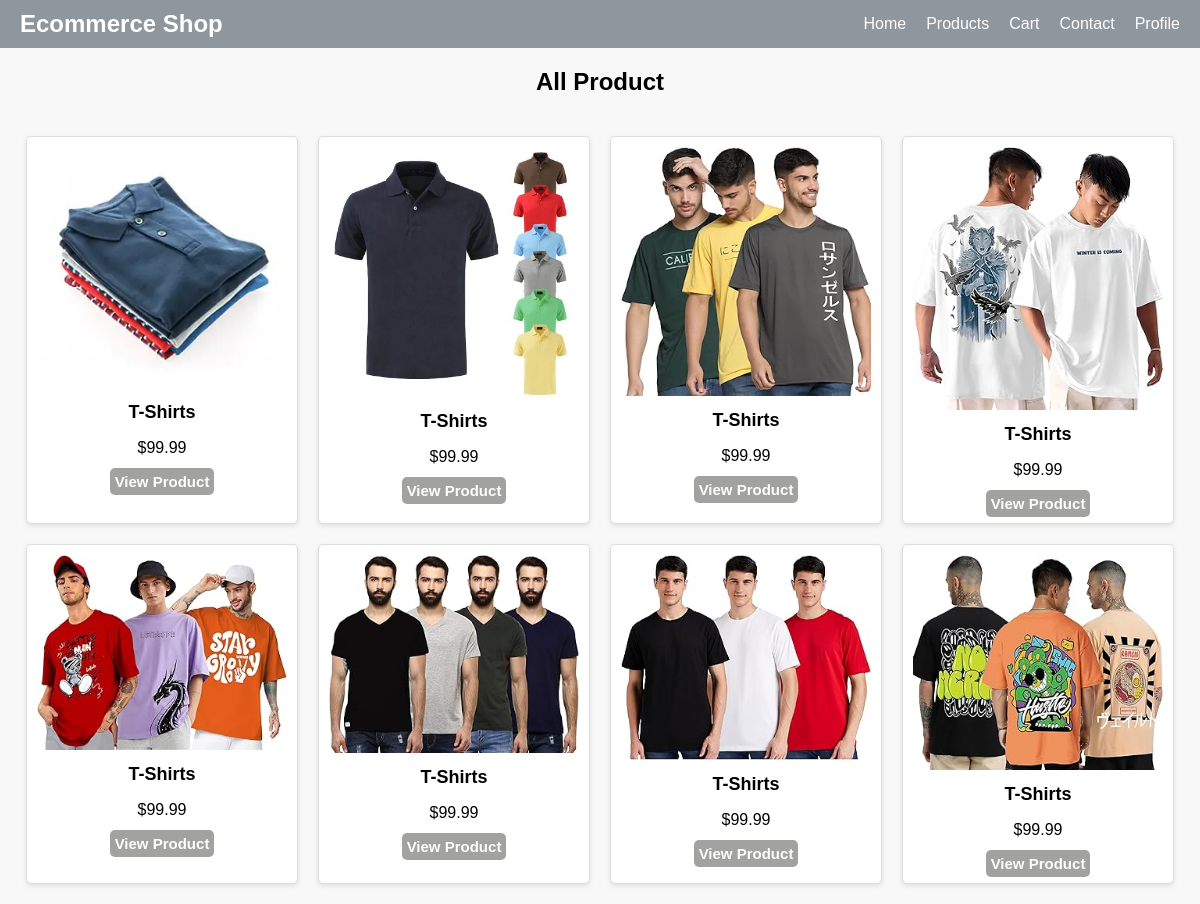
The app's page /categories?categori=T-Shirts with its own data.
### User/models.py (models this page shows)
class Products(models.Model):
    image = models.ImageField(upload_to='images/')
    product = models.CharField(max_length=30)
    price = models.FloatField()
    desc = models.CharField(max_length=300)
    categori = models.CharField(max_length=100)

### User/views.py (the view)
# urls.py: path('categories', Categories),
def Categories(request):
    categori = request.GET.get('categori')
    view = Products.objects.filter(categori=categori)
    print(view)
    return render(request, 'categories.html', {"view": view})

### templates/categories.html (shortened to what this page needs)
<!DOCTYPE html>
{% load static %}
<html lang="en">
<head>
    <link rel="stylesheet" href="{% static 'css/c.css' %}">
    <link rel="stylesheet" href="{% static 'css/all.min.css' %}">
<body>
    <header>
        <div class="logo">
            <h1>Ecommerce Shop</h1>
        </div>
        <nav>
            <ul>
                <li><a href="/">Home</a></li>
                <li><a href="/main">Products</a></li>
                <li><a href="/cart">Cart</a></li>
                <li><a href="#">Contact</a></li>
                <li><a href="/login">Profile </a></li>
            </ul>
        </nav>
    </header>
    <h2 style="text-align: center;">All Product</h2>
    <div class="product-grid">
        {% for i in view %}
        <div class="product-card">
            <img src="media/{{i.image}}"
                alt="Product 1">
            <h3>{{i.product}}</h3>
            <p>${{i.price}}</p>
            <a href="/product?id={{i.id}}" class="btn">View Product</a>
        </div>
        {% endfor %}
    </div>
</body>
</html>

### Static/css/c.css (style rules this page uses)
body { font-family: Arial, sans-serif; margin: 0; padding: 0; box-sizing: border-box; background-color: #f8f8f8; }
header { display: flex; justify-content: space-between; align-items: center; background-color: #8e969e; color: white; padding: 10px 20px; }
header .logo h1 { margin: 0; }
header nav ul { list-style: none; display: flex; gap: 20px; margin: 0; padding: 0; }
header nav ul li a { color: white; text-decoration: none; font-size: 16px; }
.product-grid { display: grid; word-wrap: break-word; grid-template-columns: repeat(auto-fill, minmax(300px, 1fr)); gap: 20px; padding: 20px; }
.product-card { text-align: center; background-color: #fff; padding: 10px; border: 1px solid #ddd; border-radius: 5px; box-shadow: 0 4px 8px rgba(0, 0, 0, 0.1); }
.product-card img { max-width: 100%; height: auto; margin-bottom: 10px; }
.product-card a { background-color: #A2A2A1FF; color: white; border: none; padding: 5px; border-radius: 5px; cursor: pointer; text-decoration: none; font-size: 15px; }
h1 { font-size: 2rem; margin-bottom: 20px; }
.product-grid { display: flex; gap: 20px; justify-content: center; flex-wrap: wrap; }
.product-card { background: #fff; border: 1px solid #ddd; border-radius: 5px; overflow: hidden; width: 250px; box-shadow: 0 2px 5px rgba(0, 0, 0, 0.1); }
.product-card img { width: 100%; height: auto; }
.product-card h3 { font-size: 18px; margin: 0 0 10px; }
.product-card a { text-decoration: none; color: #fcfdfd; font-weight: bold; }
h1 { margin: 20px 0; font-size: 24px; }

### records on screen
Products: image (picture), product "T-Shirts", price "99.99"
Products: image (picture), product "T-Shirts", price "99.99"
Products: image (picture), product "T-Shirts", price "99.99"
Products: image (picture), product "T-Shirts", price "99.99"
Products: image (picture), product "T-Shirts", price "99.99"
Products: image (picture), product "T-Shirts", price "99.99"
Products: image (picture), product "T-Shirts", price "99.99"
Products: image (picture), product "T-Shirts", price "99.99"
